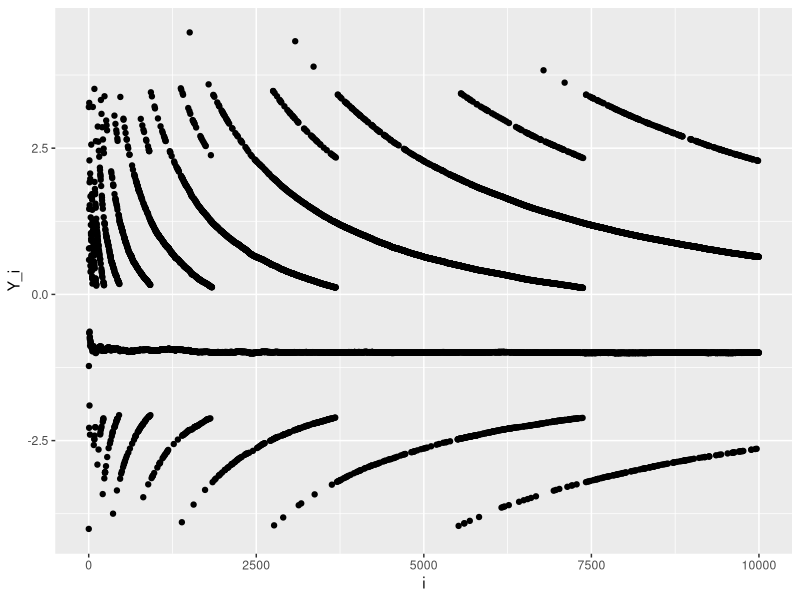
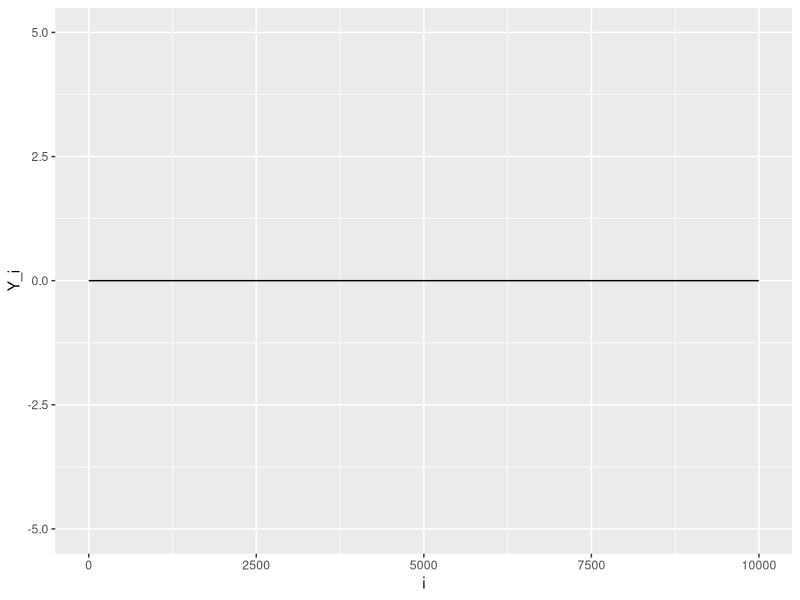

The R source for these figures, in order:
## ---- chunk 1
knitr::opts_chunk$set(echo = TRUE)
## ---- chunk 2
x1 <- 1/3 ; x2 <- 1/4
if (x1 - x2 == 1/12){
  print("substraction is correct")
} else {
  print("substraction is wrong")
}
## ---- chunk 3
x1 <- 1 ; x2 <- 1/2
if (x1 - x2 == 1/2){
  print("substraction is correct")
} else {
  print("substraction is wrong")
}
## ---- chunk 4
x1 <- 1 ; x2 <- 1/2
if (isTRUE(all.equal( x1 - x2, 1/2))){
  print("substraction is correct")
}else{
  print("substraction is wrong")
}
## ---- chunk 5
epsilon = 10^(-15)

derivative <- function(x){
  stopifnot(is.numeric(x))
  dx <- ((x+epsilon) - x)/(epsilon)
  return(dx)
}

## ---- chunk 6
x1 = 1
x2 = 100000
derivative(x1)
derivative(x2)
## ---- chunk 7
library(ggplot2)
## ---- chunk 8
myvar <- function(x){
  stopifnot(is.vector(x),
            is.numeric(x))
  n <- length(x)
  variance <- (1/(n-1))*(sum(x^2) - (1/n)*((sum(x))^2))
  return(variance)
}

vect_x <- rnorm(10000, mean = 10^8, sd = 1)

Y <- c()
for (i in 1:length(vect_x)){
  Y[i] <- myvar(vect_x[1:i]) - var(vect_x[1:i])
}

Y = Y[!is.na(Y)]

## ---- chunk 9
data_Y <- data.frame(values = Y, len = 1:length(Y))
plot_dependence <- ggplot(data = data_Y) +
  geom_point(aes(x = len, y = values)) + 
  xlab("i") +
  ylab("Y_i")

print(plot_dependence)
## ---- chunk 10
myvar_improved <- function(x){
  stopifnot(is.vector(x),
            is.numeric(x))
  mu <- mean(x)
  n <- length(x)
  variance_improved <- sum((x - mu)^2)/(n-1)
  return(variance_improved)
}

Y_improved <- c()
for (i in 1:length(vect_x)){
  Y_improved[i] <- myvar_improved(vect_x[1:i]) - var(vect_x[1:i])
}

Y_improved = Y_improved[!is.na(Y_improved)]

data_Y_improved <- data.frame(values = Y_improved, len = 1:length(Y_improved))

plot_dependence_improved <- 
  ggplot(data = data_Y_improved) +
  geom_line(aes(x = len, y = values)) + 
  xlab("i") +
  ylab("Y_i") + 
  ylim(-5,5)

print(plot_dependence_improved)
## ---- chunk 11
# Formulae A
binom_a <- function(n,k){
  stopifnot(is.numeric(n), is.numeric(k))
  coeff_a <- prod(1:n) / (prod(1:k) * prod(1:(n-k)))
  return(coeff_a)
}
# Formulae B
binom_b <- function(n,k){
  stopifnot(is.numeric(n), is.numeric(k))
  coeff_b <- prod((k+1):n) / prod(1:(n-k))
  return(coeff_b)
}
# Formulae C
binom_c <- function(n,k){
  stopifnot(is.numeric(n), is.numeric(k))
  coeff_c <- prod(((k+1):n) / (1:(n-k)))
  return(coeff_c)
}


# What a surprise!! R doesn't like vectors that have a length of 10^12
n <- c(2, 10, 10^2, 10^4)
k_rand <- sample(1:2, 4, replace = TRUE)
k1 <- n - k_rand
k2 <- c(0, 1, 2, 4)

for(i in 1:4){
  small_a <- c()
  small_b <- c()
  small_c <- c()
  
  large_a <- c()
  large_b <- c()
  large_c <- c()
  # small difference between n and k
  small_a[i] <- binom_a(n[i], k1[i])
  small_b[i] <- binom_b(n[i], k1[i])
  small_c[i] <- binom_c(n[i], k1[i])
  
  #big difference between n and k
  large_a[i] <- binom_a(n[i], k2[i])
  large_b[i] <- binom_b(n[i], k2[i])
  large_c[i] <- binom_c(n[i], k2[i])
}

print(small_a)
print(small_b)
print(small_c)
print(large_a)
print(large_b)
print(large_c)
